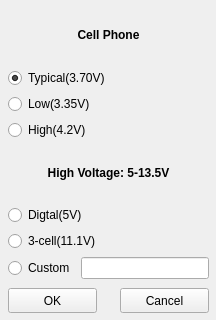
<?xml version="1.0" encoding="UTF-8"?>
<ui version="4.0">
 <class>SetVoutWindow</class>
 <widget class="QMainWindow" name="SetVoutWindow">
  <property name="geometry">
   <rect>
    <x>0</x>
    <y>0</y>
    <width>216</width>
    <height>320</height>
   </rect>
  </property>
  <property name="windowTitle">
   <string>Set Vout</string>
  </property>
  <widget class="QWidget" name="centralwidget">
   <widget class="QWidget" name="verticalLayoutWidget">
    <property name="geometry">
     <rect>
      <x>8</x>
      <y>8</y>
      <width>201</width>
      <height>271</height>
     </rect>
    </property>
    <layout class="QVBoxLayout" name="verticalLayout">
     <item>
      <widget class="QLabel" name="label">
       <property name="font">
        <font>
         <bold>true</bold>
        </font>
       </property>
       <property name="text">
        <string>Cell Phone</string>
       </property>
       <property name="alignment">
        <set>Qt::AlignCenter</set>
       </property>
      </widget>
     </item>
     <item>
      <widget class="QRadioButton" name="rbTypical">
       <property name="text">
        <string>Typical(3.70V)</string>
       </property>
       <property name="checked">
        <bool>true</bool>
       </property>
      </widget>
     </item>
     <item>
      <widget class="QRadioButton" name="rbLow">
       <property name="text">
        <string>Low(3.35V)</string>
       </property>
      </widget>
     </item>
     <item>
      <widget class="QRadioButton" name="rbHigh">
       <property name="text">
        <string>High(4.2V)</string>
       </property>
      </widget>
     </item>
     <item>
      <widget class="QLabel" name="label_2">
       <property name="font">
        <font>
         <bold>true</bold>
        </font>
       </property>
       <property name="text">
        <string>High Voltage: 5-13.5V</string>
       </property>
       <property name="alignment">
        <set>Qt::AlignCenter</set>
       </property>
      </widget>
     </item>
     <item>
      <widget class="QRadioButton" name="rbDigtal">
       <property name="styleSheet">
        <string notr="true"/>
       </property>
       <property name="text">
        <string>Digtal(5V)</string>
       </property>
       <property name="checked">
        <bool>false</bool>
       </property>
       <property name="autoRepeat">
        <bool>false</bool>
       </property>
      </widget>
     </item>
     <item>
      <widget class="QRadioButton" name="rbThreeCell">
       <property name="text">
        <string>3-cell(11.1V)</string>
       </property>
      </widget>
     </item>
     <item>
      <layout class="QHBoxLayout" name="horizontalLayout">
       <item>
        <widget class="QRadioButton" name="rbCustom">
         <property name="text">
          <string>Custom</string>
         </property>
        </widget>
       </item>
       <item>
        <widget class="QLineEdit" name="edCustom"/>
       </item>
      </layout>
     </item>
    </layout>
   </widget>
   <widget class="QPushButton" name="btnOk">
    <property name="geometry">
     <rect>
      <x>8</x>
      <y>288</y>
      <width>89</width>
      <height>25</height>
     </rect>
    </property>
    <property name="text">
     <string>OK</string>
    </property>
   </widget>
   <widget class="QPushButton" name="btnCancel">
    <property name="geometry">
     <rect>
      <x>120</x>
      <y>288</y>
      <width>89</width>
      <height>25</height>
     </rect>
    </property>
    <property name="text">
     <string>Cancel</string>
    </property>
   </widget>
  </widget>
 </widget>
 <resources/>
 <connections/>
</ui>
